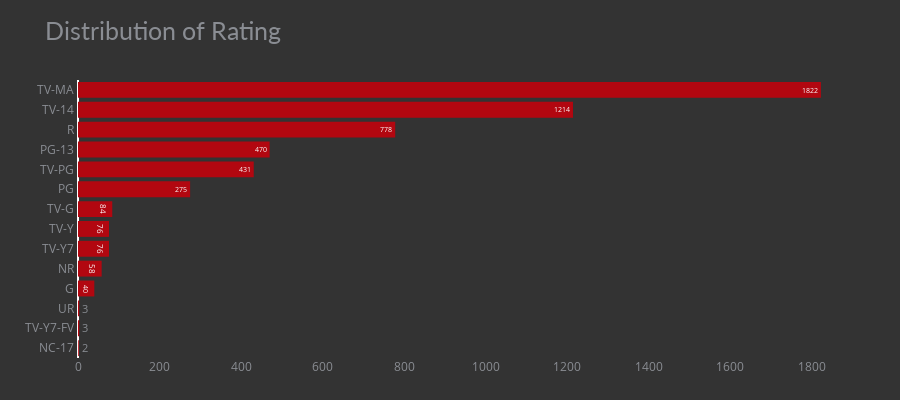

The notebook cell this image was saved under:
### Code cell
#distributing of rating and finding what audience prefer to watch.

df_rating = pd.DataFrame(df['rating'].value_counts()).reset_index().rename(columns={'index':'rating','rating':'count'})

fig_bar = px.bar(df_rating, y='rating', x='count', title='Distribution of Rating',

color_discrete_sequence=['#b20710'], text='count')

fig_bar.update_xaxes(showgrid=False)

fig_bar.update_yaxes(showgrid=False, categoryorder='total ascending', ticksuffix=' ', showline=False)

fig_bar.update_traces(hovertemplate=None, marker=dict(line=dict(width=0)))

fig_bar.update_layout(margin=dict(t=80, b=0, l=70, r=40),

hovermode="y unified",

xaxis_title=' ', yaxis_title=" ", height=400,

plot_bgcolor='#333', paper_bgcolor='#333',
title_font=dict(size=25, color='#8a8d93', family="Lato, sans-serif"),

font=dict(color='#8a8d93'),

legend=dict(orientation="h", yanchor="bottom", y=1, xanchor="center", x=0.5),

hoverlabel=dict(bgcolor="black", font_size=13, font_family="Lato, sans-serif"))

### Figure 1 — Plotly figure (JSON) as saved in the notebook; plotly's stock layout.template omitted (floating-point values rounded to 4 significant figures)
{"data": [{"alignmentgroup": "True", "legendgroup": "", "marker": {"color": "#b20710", "line": {"width": 0}, "pattern": {"shape": ""}}, "name": "", "offsetgroup": "", "orientation": "h", "showlegend": false, "text": [1822, 1214, 778, 470, 431, 275, 84, 76, 76, 58, 40, 3, 3, 2], "textposition": "auto", "type": "bar", "x": [1822, 1214, 778, 470, 431, 275, 84, 76, 76, 58, 40, 3, 3, 2], "xaxis": "x", "y": ["TV-MA", "TV-14", "R", "PG-13", "TV-PG", "PG", "TV-G", "TV-Y7", "TV-Y", "NR", "G", "TV-Y7-FV", "UR", "NC-17"], "yaxis": "y"}], "layout": {"barmode": "relative", "font": {"color": "#8a8d93"}, "height": 400, "hoverlabel": {"bgcolor": "black", "font": {"family": "Lato, sans-serif", "size": 13}}, "hovermode": "y unified", "legend": {"orientation": "h", "tracegroupgap": 0, "x": 0.5, "xanchor": "center", "y": 1, "yanchor": "bottom"}, "margin": {"b": 0, "l": 70, "r": 40, "t": 80}, "paper_bgcolor": "#333", "plot_bgcolor": "#333", "title": {"font": {"color": "#8a8d93", "family": "Lato, sans-serif", "size": 25}, "text": "Distribution of Rating"}, "xaxis": {"anchor": "y", "domain": [0, 1], "showgrid": false, "title": {"text": " "}}, "yaxis": {"anchor": "x", "categoryorder": "total ascending", "domain": [0, 1], "showgrid": false, "showline": false, "ticksuffix": " ", "title": {"text": " "}}}}
